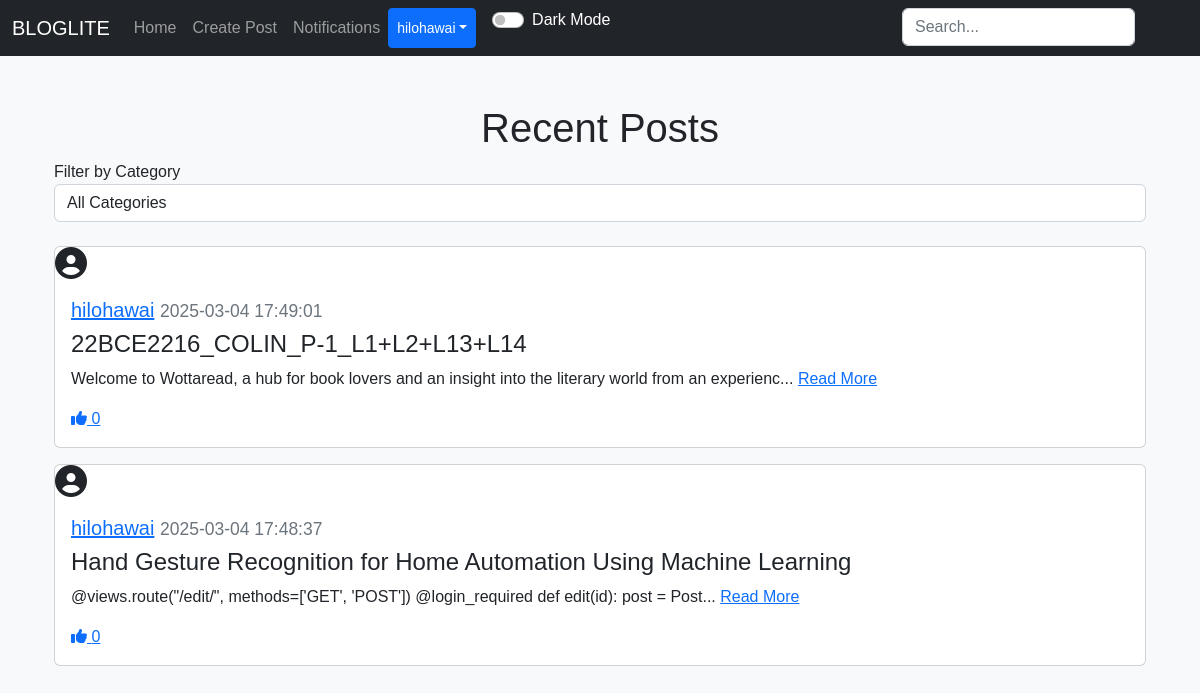
The page /home (signed in) on the database as committed earlier.
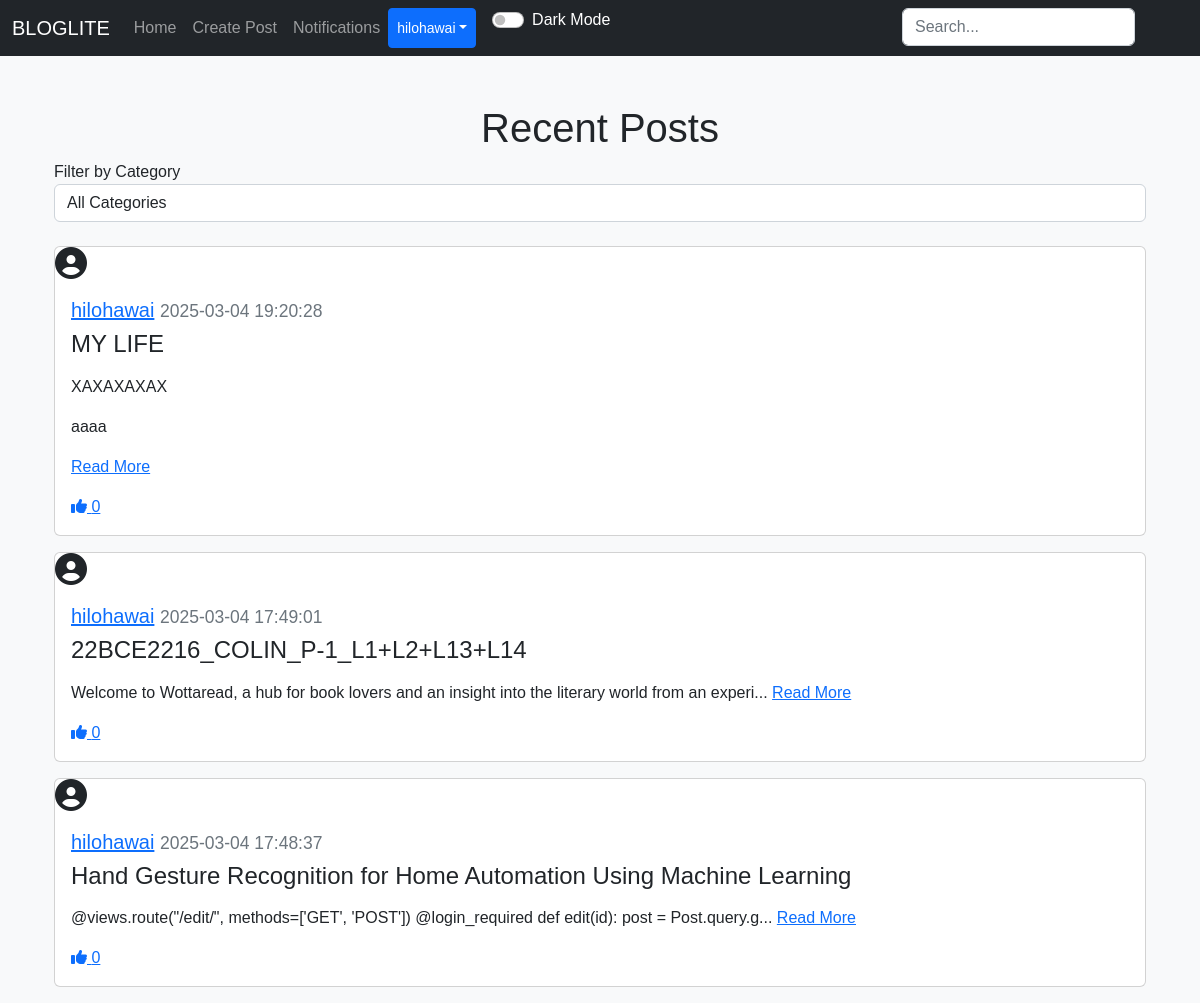
The same page on the database as committed later.
### applicaton/models.py (models this page shows)
class Post(db.Model):
    id = db.Column(db.Integer, primary_key=True)
    title = db.Column(db.String(150), nullable=False)  # Add title field
    text = db.Column(db.Text, nullable=False)
    date_created = db.Column(db.DateTime(timezone=True), default=func.now())
    author = db.Column(db.Integer, db.ForeignKey('user.id'), nullable=False)
    category_id = db.Column(db.Integer, db.ForeignKey('category.id'), nullable=True)
    comments = db.relationship("Comment", backref="post", cascade="all, delete")
    likes = db.relationship("Like", backref="post", cascade="all, delete")

class User(db.Model, UserMixin):
    id = db.Column(db.Integer, primary_key=True)
    email = db.Column(db.String(150), unique=True)
    username = db.Column(db.String(150), unique=True)
    password = db.Column(db.String(150))
    date_created = db.Column(db.DateTime(timezone=True), default=func.now())
    profile_picture = db.Column(db.String(150), nullable=True)
    posts = db.relationship("Post", backref="user", cascade="all, delete")
    comments = db.relationship("Comment", backref="user", cascade="all, delete")
    likes = db.relationship("Like", backref="user", cascade="all, delete")
    followers = db.relationship("Follower", foreign_keys=[Follower.user_id], backref="followed_user", lazy="dynamic")
    following = db.relationship("Follower", foreign_keys=[Follower.follower_id], backref="follower", lazy="dynamic")
    notifications = db.relationship("Notification", backref="user", cascade="all, delete", lazy="dynamic")

### applicaton/views.py (the view)
@views.route("/")
@views.route("/home")
@login_required
def home():
    following_ids = []
    for follower in current_user.following:
        following_ids.append(follower.user_id)
    if following_ids:
        following_posts = Post.query.filter(Post.author.in_(following_ids)).all()
    else:
        following_posts = Post.query.filter(Post.author != current_user.id).all()
    user_posts = current_user.posts
    posts_dict = {post.id: post for post in following_posts + user_posts}
    posts = list(posts_dict.values())
    posts.sort(key=lambda x: x.date_created, reverse=True)
    return render_template("home.html", user=current_user, posts=posts)

### applicaton/__init__.py (called while the page is built)
def create_app():
    app = Flask(__name__)
    app.config['SECRET_KEY'] = "perfetch"
    app.config['SQLALCHEMY_DATABASE_URI'] = "sqlite:///database.db"
    db.init_app(app)
    app.app_context().push()
    from .resources import api
    api.init_app(app)
    from .views import views
    app.register_blueprint(views,url_prefix="/")
    from .authentication import authentication
    app.register_blueprint(authentication,url_prefix="/")
    from .models import User,Post,Comment,Like,Follower
    create_database(app)
    login_manager = LoginManager()
    login_manager.login_view = "authentication.log_in"
    login_manager.init_app(app)
    @login_manager.user_loader
    def load_user(id):
        return User.query.get(int(id))
    return app

### applicaton/templates/home.html (shortened to what this page needs)
{% extends "nav.html" %}
{% block content %}
<div class="container mt-5">
    <h1 align="center">Recent Posts</h1>
    <form method="GET" action="{{ url_for('views.home') }}">
        <div class="form-group">
            <label for="category_id">Filter by Category</label>
            <select name="category_id" id="category_id" class="form-control" onchange="this.form.submit()">
                <option value="">All Categories</option>
            </select>
        </div>
    </form>
    <br />
    {% for post in posts %}
        <div class="card mb-3">
            <div class="profile-pic-container mr-3">
                {% if post.user.profile_picture %}
                    <img src="{{ url_for('static', filename='uploads/' + post.user.profile_picture) }}" alt="Profile Picture" class="profile-pic">
                {% else %}
                    <i class="fas fa-user-circle fa-2x"></i>
                {% endif %}
            </div>
            <div class="card-body">
                <h5 class="card-title">
                    <a href="{{ url_for('views.post', username=post.user.username) }}">{{ post.user.username }}</a>
                    <small class="text-muted">{{ post.date_created }}</small>
                </h5>
                <h4>{{ post.title }}</h4>
                <p class="card-text">
                    {% if post.text|length > 100 %}
                        {{ post.text[:100] | safe }}... <a href="{{ url_for('views.view_post', id=post.id) }}">Read More</a>
                    {% else %}
                        {{ post.text | safe }} <a href="{{ url_for('views.view_post', id=post.id) }}">Read More</a>
                    {% endif %}
                </p>
                <div>
                    <a href="{{ url_for('views.like', post_id=post.id) }}">
                        <i class="fas fa-thumbs-up"></i> <span class="like-count">{{ post.likes|length }}</span>
                    </a>
                </div>
            </div>
        </div>
    {% endfor %}
</div>
{% endblock %}

Rows that differ between the two databases and show on the page:
added Post: user.username "hilohawai", date_created "2025-03-04 19:20:28", title "MY LIFE", text "XAXAXAXAX aaaa", likes|length "0"
changed Post "22BCE2216_COLIN_P-1_L1+L2+L13+L14": text "Welcome to Wottaread, a hub for book lovers and an insight into the literary world from an experienc" → "Welcome to Wottaread, a hub for book lovers and an insight into the literary world from an experi"
changed Post "Hand Gesture Recognition for Home Automation Using Machine Learning": text "@views.route(\"/edit/ \", methods=['GET', 'POST']) @login_required def edit(id): post = Post" → "@views.route(\"/edit/\", methods=['GET', 'POST']) @login_required def edit(id): post = Post.query.g"
